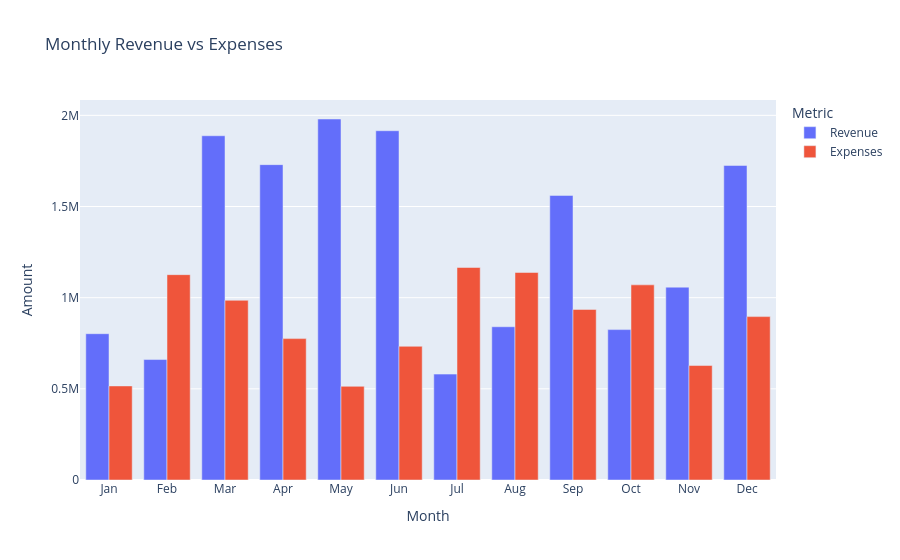

Here is the notebook cell this chart was saved with:
### Code cell
import plotly.express as px

fig = px.bar(
    revenue_df,
    x="Month",
    y=["Revenue", "Expenses"],
    barmode="group",
    title="Monthly Revenue vs Expenses",
    labels={
        "value": "Amount",
        "variable": "Metric"
    }
)

fig.show()

### Figure 1 — Plotly figure (JSON) as saved in the notebook; plotly's stock layout.template omitted (floating-point values rounded to 4 significant figures)
{"data": [{"alignmentgroup": "True", "hovertemplate": "Metric=Revenue<br>Month=%{x}<br>Amount=%{y}<extra></extra>", "legendgroup": "Revenue", "marker": {"color": "#636efa", "pattern": {"shape": ""}}, "name": "Revenue", "offsetgroup": "Revenue", "orientation": "v", "showlegend": true, "textposition": "auto", "type": "bar", "x": ["Jan", "Feb", "Mar", "Apr", "May", "Jun", "Jul", "Aug", "Sep", "Oct", "Nov", "Dec"], "xaxis": "x", "y": [802451, 660667, 1888070, 1729699, 1979982, 1915673, 580767, 840538, 1560880, 824884, 1057639, 1725142], "yaxis": "y"}, {"alignmentgroup": "True", "hovertemplate": "Metric=Expenses<br>Month=%{x}<br>Amount=%{y}<extra></extra>", "legendgroup": "Expenses", "marker": {"color": "#EF553B", "pattern": {"shape": ""}}, "name": "Expenses", "offsetgroup": "Expenses", "orientation": "v", "showlegend": true, "textposition": "auto", "type": "bar", "x": ["Jan", "Feb", "Mar", "Apr", "May", "Jun", "Jul", "Aug", "Sep", "Oct", "Nov", "Dec"], "xaxis": "x", "y": [515921, 1126299, 985578, 775486, 513743, 733330, 1165533, 1138177, 935515, 1070266, 627860, 896098], "yaxis": "y"}], "layout": {"barmode": "group", "legend": {"title": {"text": "Metric"}, "tracegroupgap": 0}, "title": {"text": "Monthly Revenue vs Expenses"}, "xaxis": {"anchor": "y", "domain": [0, 1], "title": {"text": "Month"}}, "yaxis": {"anchor": "x", "domain": [0, 1], "title": {"text": "Amount"}}}}
